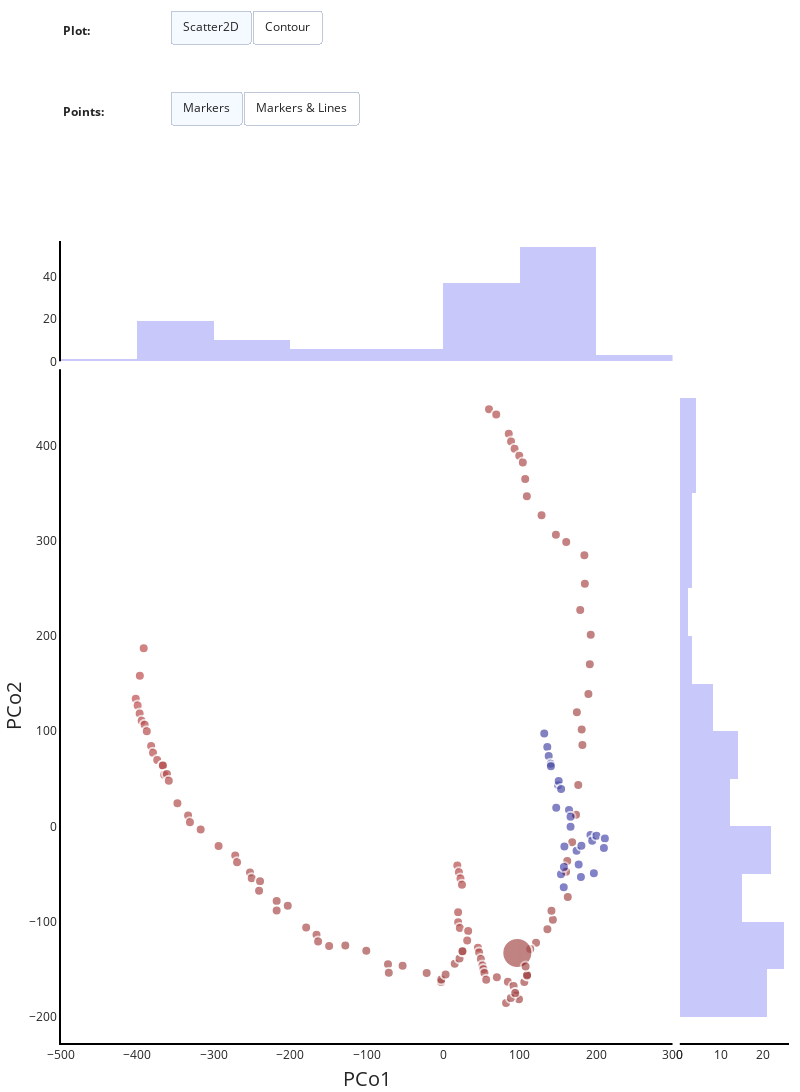

The notebook cell saved with this chart:
### Code cell
collection_maple.plot_2D('pcoa', plot_meta = 'LK', same_scale = True, select = False, static = True)

### Figure 1 — Plotly figure (JSON) as saved in the notebook; plotly's stock layout.template omitted (floating-point values rounded to 4 significant figures; data arrays with more than 128 entries replaced by an {"elided": "..."} marker saying what was removed)
{"data": [{"marker": {"color": {"elided": "136 str values"}, "colorscale": [[0, "rgb(243, 203, 211)"], [0.1667, "rgb(234, 169, 189)"], [0.3333, "rgb(221, 136, 172)"], [0.5, "rgb(202, 105, 157)"], [0.6667, "rgb(177, 77, 142)"], [0.8333, "rgb(145, 53, 125)"], [1, "rgb(108, 33, 103)"]]}, "mode": "markers", "opacity": 0.7, "showlegend": false, "text": {"elided": "136 float values"}, "type": "scatter", "visible": false, "x": {"elided": "136 float values"}, "xaxis": "x", "y": {"elided": "136 float values"}, "yaxis": "y"}, {"customdata": {"elided": "136 int values"}, "hovertemplate": "<b>Trace: %{text}</b><br>Step: %{customdata}<br>PCo1: %{x}<br>PCo2: %{y}<br>", "marker": {"cmax": 0, "cmin": 0, "color": ["#910000", "#910000", "#910000", "#910000", "#910000", "#910000", "#880000", "#880000", "#880000", "#880000", "#880000", "#880000", "#880000", "#880000", "#880000", "#800000", "#800000", "#800000", "#800000", "#800000", "#800000", "#800000", "#800000", "#800000", "#800000", "#800000", "#800000", "#800000", "#800000", "#800000", "#800000", "#800000", "#800000"], "colorscale": [[0, "rgb(247,251,255)"], [0.125, "rgb(222,235,247)"], [0.25, "rgb(198,219,239)"], [0.375, "rgb(158,202,225)"], [0.5, "rgb(107,174,214)"], [0.625, "rgb(66,146,198)"], [0.75, "rgb(33,113,181)"], [0.875, "rgb(8,81,156)"], [1, "rgb(8,48,107)"]], "line": {"width": 2}, "size": [10, 10, 10, 10, 10, 10, 10, 10, 10, 10, 10, 10, 10, 10, 10, 10, 10, 10, 10, 10, 10, 10, 10, 10, 10, 10, 10, 10, 10, 10, 10, 10, 30], "symbol": ["circle", "circle", "circle", "circle", "circle", "circle", "circle", "circle", "circle", "circle", "circle", "circle", "circle", "circle", "circle", "circle", "circle", "circle", "circle", "circle", "circle", "circle", "circle", "circle", "circle", "circle", "circle", "circle", "circle", "circle", "circle", "circle", "circle"]}, "mode": "markers", "name": "IQtreeStartingTree_slowest_Trees", "opacity": 0.7, "showlegend": false, "text": ["IQtreeStartingTree_slowest_Trees", "IQtreeStartingTree_slowest_Trees", "IQtreeStartingTree_slowest_Trees", "IQtreeStartingTree_slowest_Trees", "IQtreeStartingTree_slowest_Trees", "IQtreeStartingTree_slowest_Trees", "IQtreeStartingTree_slowest_Trees", "IQtreeStartingTree_slowest_Trees", "IQtreeStartingTree_slowest_Trees", "IQtreeStartingTree_slowest_Trees", "IQtreeStartingTree_slowest_Trees", "IQtreeStartingTree_slowest_Trees", "IQtreeStartingTree_slowest_Trees", "IQtreeStartingTree_slowest_Trees", "IQtreeStartingTree_slowest_Trees", "IQtreeStartingTree_slowest_Trees", "IQtreeStartingTree_slowest_Trees", "IQtreeStartingTree_slowest_Trees", "IQtreeStartingTree_slowest_Trees", "IQtreeStartingTree_slowest_Trees", "IQtreeStartingTree_slowest_Trees", "IQtreeStartingTree_slowest_Trees", "IQtreeStartingTree_slowest_Trees", "IQtreeStartingTree_slowest_Trees", "IQtreeStartingTree_slowest_Trees", "IQtreeStartingTree_slowest_Trees", "IQtreeStartingTree_slowest_Trees", "IQtreeStartingTree_slowest_Trees", "IQtreeStartingTree_slowest_Trees", "IQtreeStartingTree_slowest_Trees", "IQtreeStartingTree_slowest_Trees", "IQtreeStartingTree_slowest_Trees", "IQtreeStartingTree_slowest_Trees"], "type": "scatter", "visible": true, "x": [59.92, 69.37, 85.76, 88.78, 93.37, 99.51, 104.1, 107.3, 109.4, 128.7, 147.4, 160.9, 184.7, 185.3, 179.3, 193.0, 191.8, 190.0, 174.9, 181.2, 182.1, 176.7, 173.8, 168.7, 162.3, 160.8, 163.0, 143.5, 141.6, 136.3, 121.5, 113.9, 96.98], "y": [438.2, 432.6, 412.6, 404.4, 396.7, 389.3, 382.2, 364.9, 346.7, 326.8, 306.3, 298.7, 284.9, 255.0, 227.2, 201.2, 170.2, 138.9, 119.8, 101.7, 85.59, 43.46, 12.06, -16.75, -36.41, -47.75, -74.21, -98.0, -88.63, -108.2, -122.2, -129.0, -133.0]}, {"customdata": {"elided": "136 int values"}, "hovertemplate": "<b>Trace: %{text}</b><br>Step: %{customdata}<br>PCo1: %{x}<br>PCo2: %{y}<br>", "marker": {"cmax": 0, "cmin": 0, "color": ["#a20000", "#a20000", "#a20000", "#a20000", "#990000", "#990000", "#990000", "#990000", "#990000", "#990000", "#990000", "#990000", "#990000", "#990000", "#910000", "#910000", "#910000", "#910000", "#910000", "#910000", "#910000", "#910000", "#910000", "#880000", "#880000", "#880000", "#880000", "#880000", "#880000", "#880000", "#880000", "#880000", "#880000", "#880000", "#800000", "#800000", "#800000", "#800000", "#800000", "#800000", "#800000", "#800000", "#800000", "#800000", "#800000", "#800000", "#800000"], "colorscale": [[0, "rgb(210, 251, 212)"], [0.1667, "rgb(165, 219, 194)"], [0.3333, "rgb(123, 188, 176)"], [0.5, "rgb(85, 156, 158)"], [0.6667, "rgb(58, 124, 137)"], [0.8333, "rgb(35, 93, 114)"], [1, "rgb(18, 63, 90)"]], "line": {"width": 2}, "size": [10, 10, 10, 10, 10, 10, 10, 10, 10, 10, 10, 10, 10, 10, 10, 10, 10, 10, 10, 10, 10, 10, 10, 10, 10, 10, 10, 10, 10, 10, 10, 10, 10, 10, 10, 10, 10, 10, 10, 10, 10, 10, 10, 10, 10, 10, 10], "symbol": ["circle", "circle", "circle", "circle", "circle", "circle", "circle", "circle", "circle", "circle", "circle", "circle", "circle", "circle", "circle", "circle", "circle", "circle", "circle", "circle", "circle", "circle", "circle", "circle", "circle", "circle", "circle", "circle", "circle", "circle", "circle", "circle", "circle", "circle", "circle", "circle", "circle", "circle", "circle", "circle", "circle", "circle", "circle", "circle", "circle", "circle", "circle"]}, "mode": "markers", "name": "ParsimonyRAxMLStartingTree_GTRmodel_Trees", "opacity": 0.7, "showlegend": false, "text": ["ParsimonyRAxMLStartingTree_GTRmodel_Trees", "ParsimonyRAxMLStartingTree_GTRmodel_Trees", "ParsimonyRAxMLStartingTree_GTRmodel_Trees", "ParsimonyRAxMLStartingTree_GTRmodel_Trees", "ParsimonyRAxMLStartingTree_GTRmodel_Trees", "ParsimonyRAxMLStartingTree_GTRmodel_Trees", "ParsimonyRAxMLStartingTree_GTRmodel_Trees", "ParsimonyRAxMLStartingTree_GTRmodel_Trees", "ParsimonyRAxMLStartingTree_GTRmodel_Trees", "ParsimonyRAxMLStartingTree_GTRmodel_Trees", "ParsimonyRAxMLStartingTree_GTRmodel_Trees", "ParsimonyRAxMLStartingTree_GTRmodel_Trees", "ParsimonyRAxMLStartingTree_GTRmodel_Trees", "ParsimonyRAxMLStartingTree_GTRmodel_Trees", "ParsimonyRAxMLStartingTree_GTRmodel_Trees", "ParsimonyRAxMLStartingTree_GTRmodel_Trees", "ParsimonyRAxMLStartingTree_GTRmodel_Trees", "ParsimonyRAxMLStartingTree_GTRmodel_Trees", "ParsimonyRAxMLStartingTree_GTRmodel_Trees", "ParsimonyRAxMLStartingTree_GTRmodel_Trees", "ParsimonyRAxMLStartingTree_GTRmodel_Trees", "ParsimonyRAxMLStartingTree_GTRmodel_Trees", "ParsimonyRAxMLStartingTree_GTRmodel_Trees", "ParsimonyRAxMLStartingTree_GTRmodel_Trees", "ParsimonyRAxMLStartingTree_GTRmodel_Trees", "ParsimonyRAxMLStartingTree_GTRmodel_Trees", "ParsimonyRAxMLStartingTree_GTRmodel_Trees", "ParsimonyRAxMLStartingTree_GTRmodel_Trees", "ParsimonyRAxMLStartingTree_GTRmodel_Trees", "ParsimonyRAxMLStartingTree_GTRmodel_Trees", "ParsimonyRAxMLStartingTree_GTRmodel_Trees", "ParsimonyRAxMLStartingTree_GTRmodel_Trees", "ParsimonyRAxMLStartingTree_GTRmodel_Trees", "ParsimonyRAxMLStartingTree_GTRmodel_Trees", "ParsimonyRAxMLStartingTree_GTRmodel_Trees", "ParsimonyRAxMLStartingTree_GTRmodel_Trees", "ParsimonyRAxMLStartingTree_GTRmodel_Trees", "ParsimonyRAxMLStartingTree_GTRmodel_Trees", "ParsimonyRAxMLStartingTree_GTRmodel_Trees", "ParsimonyRAxMLStartingTree_GTRmodel_Trees", "ParsimonyRAxMLStartingTree_GTRmodel_Trees", "ParsimonyRAxMLStartingTree_GTRmodel_Trees", "ParsimonyRAxMLStartingTree_GTRmodel_Trees", "ParsimonyRAxMLStartingTree_GTRmodel_Trees", "ParsimonyRAxMLStartingTree_GTRmodel_Trees", "ParsimonyRAxMLStartingTree_GTRmodel_Trees", "ParsimonyRAxMLStartingTree_GTRmodel_Trees"], "type": "scatter", "visible": true, "x": [-391.8, -396.9, -402.2, -399.8, -397.1, -394.5, -390.6, -387.8, -382.1, -379.6, -374.1, -367.0, -366.7, -364.9, -361.4, -359.0, -347.7, -333.8, -331.3, -317.3, -293.8, -272.1, -269.7, -252.7, -250.5, -239.6, -240.9, -217.9, -217.9, -203.4, -179.3, -165.7, -163.6, -149.2, -128.1, -100.6, -72.22, -71.17, -53.11, -21.6, -2.832, -2.511, 3.168, 15.07, 21.37, 25.21, 25.21], "y": [187.1, 158.3, 134.0, 126.9, 118.6, 110.8, 106.9, 99.81, 84.38, 77.28, 69.82, 63.82, 63.89, 54.32, 54.97, 47.88, 24.28, 11.35, 4.282, -3.346, -20.66, -30.59, -37.64, -48.48, -54.54, -57.6, -67.62, -78.31, -88.4, -83.48, -106.2, -113.9, -121.0, -125.7, -125.1, -130.7, -145.0, -153.8, -146.5, -154.2, -163.4, -161.0, -155.6, -144.2, -138.9, -131.3, -131.3]}, {"customdata": {"elided": "136 int values"}, "hovertemplate": "<b>Trace: %{text}</b><br>Step: %{customdata}<br>PCo1: %{x}<br>PCo2: %{y}<br>", "marker": {"cmax": 0, "cmin": 0, "color": ["#000080", "#000080", "#000080", "#000080", "#000080", "#000080", "#000088", "#000088", "#000088", "#000088", "#000088", "#000088", "#000088", "#000088", "#000088", "#000088", "#000088", "#000088", "#000091", "#000091", "#000091", "#000091", "#000091", "#000091", "#000091", "#000091"], "colorscale": [[0, "rgb(255,255,255)"], [0.125, "rgb(240,240,240)"], [0.25, "rgb(217,217,217)"], [0.375, "rgb(189,189,189)"], [0.5, "rgb(150,150,150)"], [0.625, "rgb(115,115,115)"], [0.75, "rgb(82,82,82)"], [0.875, "rgb(37,37,37)"], [1, "rgb(0,0,0)"]], "line": {"width": 2}, "size": [10, 10, 10, 10, 10, 10, 10, 10, 10, 10, 10, 10, 10, 10, 10, 10, 10, 10, 10, 10, 10, 10, 10, 10, 10, 10], "symbol": ["circle", "circle", "circle", "circle", "circle", "circle", "circle", "circle", "circle", "circle", "circle", "circle", "circle", "circle", "circle", "circle", "circle", "circle", "circle", "circle", "circle", "circle", "circle", "circle", "circle", "circle"]}, "mode": "markers", "name": "RAxMLNGStartingTree_Trees", "opacity": 0.7, "showlegend": false, "text": ["RAxMLNGStartingTree_Trees", "RAxMLNGStartingTree_Trees", "RAxMLNGStartingTree_Trees", "RAxMLNGStartingTree_Trees", "RAxMLNGStartingTree_Trees", "RAxMLNGStartingTree_Trees", "RAxMLNGStartingTree_Trees", "RAxMLNGStartingTree_Trees", "RAxMLNGStartingTree_Trees", "RAxMLNGStartingTree_Trees", "RAxMLNGStartingTree_Trees", "RAxMLNGStartingTree_Trees", "RAxMLNGStartingTree_Trees", "RAxMLNGStartingTree_Trees", "RAxMLNGStartingTree_Trees", "RAxMLNGStartingTree_Trees", "RAxMLNGStartingTree_Trees", "RAxMLNGStartingTree_Trees", "RAxMLNGStartingTree_Trees", "RAxMLNGStartingTree_Trees", "RAxMLNGStartingTree_Trees", "RAxMLNGStartingTree_Trees", "RAxMLNGStartingTree_Trees", "RAxMLNGStartingTree_Trees", "RAxMLNGStartingTree_Trees", "RAxMLNGStartingTree_Trees"], "type": "scatter", "visible": true, "x": [132.2, 136.2, 138.0, 140.6, 140.9, 150.3, 151.1, 154.3, 147.8, 164.6, 166.6, 166.6, 158.5, 174.5, 180.8, 192.7, 194.9, 200.6, 211.5, 210.2, 197.1, 180.2, 177.2, 157.7, 154.1, 157.9], "y": [97.61, 83.41, 74.04, 65.7, 63.18, 43.14, 47.54, 39.16, 19.5, 17.12, 10.04, -0.5443, -21.2, -25.76, -20.46, -9.115, -15.18, -9.778, -12.83, -22.86, -49.17, -53.24, -40.2, -63.98, -50.31, -42.7]}, {"customdata": {"elided": "136 int values"}, "hovertemplate": "<b>Trace: %{text}</b><br>Step: %{customdata}<br>PCo1: %{x}<br>PCo2: %{y}<br>", "marker": {"cmax": 0, "cmin": 0, "color": ["#990000", "#990000", "#990000", "#910000", "#910000", "#910000", "#910000", "#910000", "#910000", "#910000", "#910000", "#880000", "#880000", "#880000", "#880000", "#880000", "#880000", "#880000", "#800000", "#800000", "#800000", "#800000", "#800000", "#800000", "#800000", "#800000", "#800000", "#800000", "#800000", "#800000"], "colorscale": [[0, "rgb(243, 203, 211)"], [0.1667, "rgb(234, 169, 189)"], [0.3333, "rgb(221, 136, 172)"], [0.5, "rgb(202, 105, 157)"], [0.6667, "rgb(177, 77, 142)"], [0.8333, "rgb(145, 53, 125)"], [1, "rgb(108, 33, 103)"]], "line": {"width": 2}, "size": [10, 10, 10, 10, 10, 10, 10, 10, 10, 10, 10, 10, 10, 10, 10, 10, 10, 10, 10, 10, 10, 10, 10, 10, 10, 10, 10, 10, 10, 10], "symbol": ["circle", "circle", "circle", "circle", "circle", "circle", "circle", "circle", "circle", "circle", "circle", "circle", "circle", "circle", "circle", "circle", "circle", "circle", "circle", "circle", "circle", "circle", "circle", "circle", "circle", "circle", "circle", "circle", "circle", "circle"]}, "mode": "markers", "name": "UshERStartingTree_Trees", "opacity": 0.7, "showlegend": false, "text": ["UshERStartingTree_Trees", "UshERStartingTree_Trees", "UshERStartingTree_Trees", "UshERStartingTree_Trees", "UshERStartingTree_Trees", "UshERStartingTree_Trees", "UshERStartingTree_Trees", "UshERStartingTree_Trees", "UshERStartingTree_Trees", "UshERStartingTree_Trees", "UshERStartingTree_Trees", "UshERStartingTree_Trees", "UshERStartingTree_Trees", "UshERStartingTree_Trees", "UshERStartingTree_Trees", "UshERStartingTree_Trees", "UshERStartingTree_Trees", "UshERStartingTree_Trees", "UshERStartingTree_Trees", "UshERStartingTree_Trees", "UshERStartingTree_Trees", "UshERStartingTree_Trees", "UshERStartingTree_Trees", "UshERStartingTree_Trees", "UshERStartingTree_Trees", "UshERStartingTree_Trees", "UshERStartingTree_Trees", "UshERStartingTree_Trees", "UshERStartingTree_Trees", "UshERStartingTree_Trees"], "type": "scatter", "visible": true, "x": [18.45, 20.55, 22.59, 24.57, 19.52, 19.54, 21.77, 32.66, 31.39, 45.44, 46.98, 49.28, 51.37, 52.69, 53.93, 56.26, 70.2, 84.62, 92.09, 94.5, 95.2, 99.14, 82.21, 88.51, 94.19, 106.1, 109.9, 109.9, 109.7, 107.8], "y": [-41.16, -48.12, -54.87, -61.4, -90.21, -100.8, -106.9, -109.9, -119.9, -127.6, -132.4, -139.2, -146.1, -150.2, -154.0, -161.1, -158.6, -163.3, -167.7, -175.3, -177.6, -181.6, -185.7, -180.4, -175.0, -163.6, -156.0, -156.0, -156.7, -147.3]}, {"marker": {"color": "rgba(200,200,250,1)"}, "showlegend": false, "type": "histogram", "visible": true, "xaxis": "x2", "y": {"elided": "136 float values"}}, {"marker": {"color": "rgba(200,200,250,1)"}, "showlegend": false, "type": "histogram", "visible": true, "x": {"elided": "136 float values"}, "yaxis": "y2"}], "layout": {"annotations": [{"align": "left", "showarrow": false, "text": "<b>Plot:", "x": 0, "xref": "paper", "y": 1.275, "yref": "paper"}, {"align": "left", "showarrow": false, "text": "<b>Points:", "x": 0, "xref": "paper", "y": 1.175, "yref": "paper"}], "autosize": false, "height": 1200, "margin": {"b": 0, "l": 0, "r": 0, "t": 0}, "paper_bgcolor": "rgba(0,0,0,0)", "plot_bgcolor": "rgba(0,0,0,0)", "updatemenus": [{"buttons": [{"args": [{"type": ["scatter", "scatter", "scatter", "scatter", "scatter", "histogram", "histogram"], "visible": [false, true, true, true, true, true, true]}, {"plot_bgcolor": "rgb(240,240,240)", "xaxis": {"domain": [0, 0.85], "showgrid": true, "showline": true, "showticklabels": true, "zeroline": true}, "xaxis2": {"domain": [0.85, 1], "showgrid": true, "showline": true, "showticklabels": true, "zeroline": true}, "yaxis": {"domain": [0, 0.85], "showgrid": true, "showline": true, "showticklabels": true, "zeroline": true}, "yaxis2": {"domain": [0.85, 1], "showgrid": true, "showline": true, "showticklabels": true, "zeroline": true}}, {"skip_invalid": true}], "label": "Scatter2D", "method": "update"}, {"args": [{"type": ["histogram2dcontour", "scatter", "scatter", "scatter", "scatter", "histogram", "histogram"], "visible": [true, false, false, false, false, false, false]}, {"plot_bgcolor": "rgb(240,240,240)", "xaxis": {"domain": [0, 1], "showgrid": true, "showline": true, "showticklabels": true, "zeroline": true}, "xaxis2": {"domain": [0.999, 1], "showgrid": false, "showline": false, "showticklabels": false, "zeroline": false}, "yaxis": {"domain": [0, 1], "showgrid": true, "showline": true, "showticklabels": true, "zeroline": true}, "yaxis2": {"domain": [0.999, 1], "showgrid": false, "showline": false, "showticklabels": false, "zeroline": false}}, {"skip_invalid": true}], "label": "Contour", "method": "update"}], "direction": "left", "pad": {"r": 10, "t": 10}, "showactive": true, "type": "buttons", "x": 0.15, "xanchor": "left", "y": 1.3, "yanchor": "top"}, {"buttons": [{"args": [{"mode": "markers"}, [1, 2, 3, 4]], "label": "Markers", "method": "restyle"}, {"args": [{"mode": "lines+markers"}, [1, 2, 3, 4]], "label": "Markers & Lines", "method": "restyle"}], "direction": "left", "pad": {"r": 10, "t": 10}, "showactive": true, "type": "buttons", "x": 0.15, "xanchor": "left", "y": 1.2, "yanchor": "top"}], "width": 800, "xaxis": {"domain": [0, 0.84], "linecolor": "black", "linewidth": 2, "showgrid": true, "showline": true, "showticklabels": true, "title": {"font": {"size": 20}, "text": "PCo1"}, "zeroline": true}, "xaxis2": {"domain": [0.85, 1], "linecolor": "black", "linewidth": 2, "showgrid": true, "showticklabels": true, "zeroline": true}, "yaxis": {"domain": [0, 0.84], "linecolor": "black", "linewidth": 2, "showgrid": true, "showline": true, "showticklabels": true, "title": {"font": {"size": 20}, "text": "PCo2"}, "zeroline": true}, "yaxis2": {"domain": [0.85, 1], "linecolor": "black", "linewidth": 2, "showgrid": true, "showticklabels": true, "zeroline": true}}}
